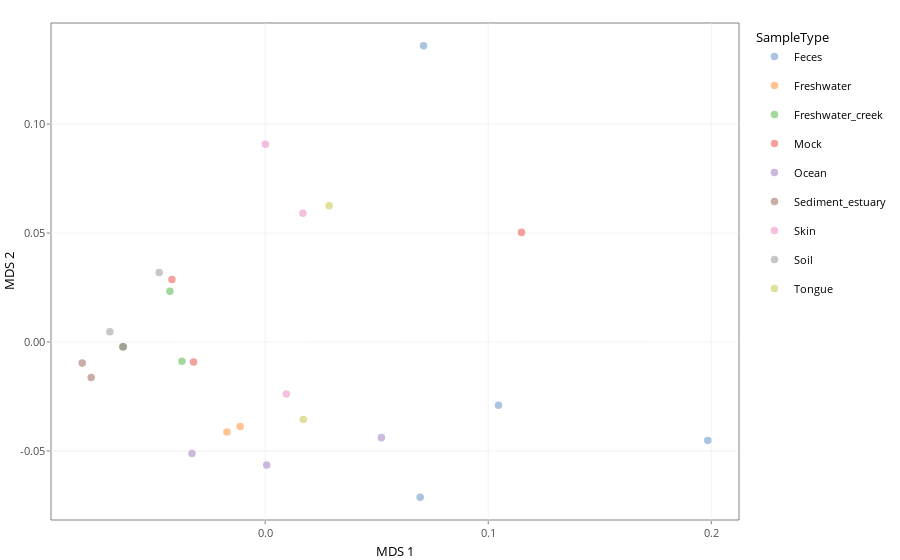

The notebook cell this image was saved under:
### Markdown cell above
## Beta Diversity

### Code cell
tse <- runMDS(
    tse,
    FUN = getDissimilarity,
    assay.type = "relabundance",
    method = "unifrac",
    tree = rowTree(tse),
    ntop = nrow(tse)
)

plotReducedDim(tse,"MDS", colour_by = "SampleType")

### Figure 1 — Plotly figure (JSON) as saved in the notebook; plotly's stock layout.template omitted (floating-point values rounded to 4 significant figures)
{"data": [{"hoverinfo": "text", "hoveron": "points", "legendgroup": "Feces", "marker": {"autocolorscale": false, "color": "rgba(114,158,206,1)", "line": {"color": "rgba(114,158,206,1)", "width": 1.89}, "opacity": 0.6, "size": 5.669, "symbol": "circle"}, "mode": "markers", "name": "Feces", "showlegend": true, "text": ["X:  7.095786e-02<br />Y:  0.136049123<br />colour_by: Feces", "X:  1.045897e-01<br />Y: -0.029019098<br />colour_by: Feces", "X:  6.945244e-02<br />Y: -0.071317456<br />colour_by: Feces", "X:  1.983755e-01<br />Y: -0.045190196<br />colour_by: Feces"], "type": "scatter", "x": [0.071, 0.1046, 0.0695, 0.1984], "xaxis": "x", "y": [0.136, -0.029, -0.0713, -0.0452], "yaxis": "y"}, {"hoverinfo": "text", "hoveron": "points", "legendgroup": "Freshwater", "marker": {"autocolorscale": false, "color": "rgba(255,158,74,1)", "line": {"color": "rgba(255,158,74,1)", "width": 1.89}, "opacity": 0.6, "size": 5.669, "symbol": "circle"}, "mode": "markers", "name": "Freshwater", "showlegend": true, "text": ["X: -1.118568e-02<br />Y: -0.038846048<br />colour_by: Freshwater", "X: -1.709685e-02<br />Y: -0.041288512<br />colour_by: Freshwater"], "type": "scatter", "x": [-0.0112, -0.0171], "xaxis": "x", "y": [-0.0388, -0.0413], "yaxis": "y"}, {"hoverinfo": "text", "hoveron": "points", "legendgroup": "Freshwater_creek", "marker": {"autocolorscale": false, "color": "rgba(103,191,92,1)", "line": {"color": "rgba(103,191,92,1)", "width": 1.89}, "opacity": 0.6, "size": 5.669, "symbol": "circle"}, "mode": "markers", "name": "Freshwater_creek", "showlegend": true, "text": ["X: -4.265704e-02<br />Y:  0.023343071<br />colour_by: Freshwater_creek", "X: -3.732664e-02<br />Y: -0.008762290<br />colour_by: Freshwater_creek", "X: -6.374717e-02<br />Y: -0.002160350<br />colour_by: Freshwater_creek"], "type": "scatter", "x": [-0.0427, -0.0373, -0.0637], "xaxis": "x", "y": [0.0233, -0.0088, -0.0022], "yaxis": "y"}, {"hoverinfo": "text", "hoveron": "points", "legendgroup": "Mock", "marker": {"autocolorscale": false, "color": "rgba(237,102,93,1)", "line": {"color": "rgba(237,102,93,1)", "width": 1.89}, "opacity": 0.6, "size": 5.669, "symbol": "circle"}, "mode": "markers", "name": "Mock", "showlegend": true, "text": ["X: -3.214738e-02<br />Y: -0.009236883<br />colour_by: Mock", "X: -4.181869e-02<br />Y:  0.028683682<br />colour_by: Mock", "X:  1.148841e-01<br />Y:  0.050257346<br />colour_by: Mock"], "type": "scatter", "x": [-0.0321, -0.0418, 0.1149], "xaxis": "x", "y": [-0.0092, 0.0287, 0.0503], "yaxis": "y"}, {"hoverinfo": "text", "hoveron": "points", "legendgroup": "Ocean", "marker": {"autocolorscale": false, "color": "rgba(173,139,201,1)", "line": {"color": "rgba(173,139,201,1)", "width": 1.89}, "opacity": 0.6, "size": 5.669, "symbol": "circle"}, "mode": "markers", "name": "Ocean", "showlegend": true, "text": ["X: -3.280914e-02<br />Y: -0.051179310<br />colour_by: Ocean", "X:  5.205541e-02<br />Y: -0.043923587<br />colour_by: Ocean", "X:  6.986988e-04<br />Y: -0.056514560<br />colour_by: Ocean"], "type": "scatter", "x": [-0.0328, 0.0521, 0.0007], "xaxis": "x", "y": [-0.0512, -0.0439, -0.0565], "yaxis": "y"}, {"hoverinfo": "text", "hoveron": "points", "legendgroup": "Sediment_estuary", "marker": {"autocolorscale": false, "color": "rgba(168,120,110,1)", "line": {"color": "rgba(168,120,110,1)", "width": 1.89}, "opacity": 0.6, "size": 5.669, "symbol": "circle"}, "mode": "markers", "name": "Sediment_estuary", "showlegend": true, "text": ["X: -8.195315e-02<br />Y: -0.009716212<br />colour_by: Sediment_estuary", "X: -7.800620e-02<br />Y: -0.016308922<br />colour_by: Sediment_estuary", "X: -6.374717e-02<br />Y: -0.002160350<br />colour_by: Sediment_estuary"], "type": "scatter", "x": [-0.082, -0.078, -0.0637], "xaxis": "x", "y": [-0.0097, -0.0163, -0.0022], "yaxis": "y"}, {"hoverinfo": "text", "hoveron": "points", "legendgroup": "Skin", "marker": {"autocolorscale": false, "color": "rgba(237,151,202,1)", "line": {"color": "rgba(237,151,202,1)", "width": 1.89}, "opacity": 0.6, "size": 5.669, "symbol": "circle"}, "mode": "markers", "name": "Skin", "showlegend": true, "text": ["X:  1.688560e-02<br />Y:  0.059093487<br />colour_by: Skin", "X:  9.459608e-03<br />Y: -0.023937689<br />colour_by: Skin", "X:  7.826342e-05<br />Y:  0.090763007<br />colour_by: Skin"], "type": "scatter", "x": [0.0169, 0.0095, 0.0001], "xaxis": "x", "y": [0.0591, -0.0239, 0.0908], "yaxis": "y"}, {"hoverinfo": "text", "hoveron": "points", "legendgroup": "Soil", "marker": {"autocolorscale": false, "color": "rgba(162,162,162,1)", "line": {"color": "rgba(162,162,162,1)", "width": 1.89}, "opacity": 0.6, "size": 5.669, "symbol": "circle"}, "mode": "markers", "name": "Soil", "showlegend": true, "text": ["X: -6.374717e-02<br />Y: -0.002160350<br />colour_by: Soil", "X: -6.956398e-02<br />Y:  0.004718436<br />colour_by: Soil", "X: -4.745289e-02<br />Y:  0.031937933<br />colour_by: Soil"], "type": "scatter", "x": [-0.0637, -0.0696, -0.0475], "xaxis": "x", "y": [-0.0022, 0.0047, 0.0319], "yaxis": "y"}, {"hoverinfo": "text", "hoveron": "points", "legendgroup": "Tongue", "marker": {"autocolorscale": false, "color": "rgba(205,204,93,1)", "line": {"color": "rgba(205,204,93,1)", "width": 1.89}, "opacity": 0.6, "size": 5.669, "symbol": "circle"}, "mode": "markers", "name": "Tongue", "showlegend": true, "text": ["X:  1.708967e-02<br />Y: -0.035599518<br />colour_by: Tongue", "X:  2.873225e-02<br />Y:  0.062475245<br />colour_by: Tongue"], "type": "scatter", "x": [0.0171, 0.0287], "xaxis": "x", "y": [-0.0356, 0.0625], "yaxis": "y"}], "layout": {"barmode": "relative", "font": {"color": "rgba(0,0,0,1)", "family": "", "size": 13.28}, "hovermode": "closest", "legend": {"bgcolor": "rgba(255,255,255,1)", "bordercolor": "transparent", "borderwidth": 1.718, "font": {"color": "rgba(0,0,0,1)", "family": "", "size": 10.63}, "title": {"font": {"color": "rgba(0,0,0,1)", "family": "", "size": 13.28}, "text": "SampleType"}}, "margin": {"b": 33.87, "l": 49.81, "r": 6.642, "t": 22.64}, "paper_bgcolor": "rgba(255,255,255,1)", "plot_bgcolor": "rgba(255,255,255,1)", "shapes": [{"fillcolor": "transparent", "layer": "below", "line": {"color": "rgba(51,51,51,1)", "linetype": "solid", "width": 0.6038}, "type": "rect", "x0": 0, "x1": 1, "xref": "paper", "y0": 0, "y1": 1, "yref": "paper"}], "showlegend": true, "xaxis": {"anchor": "y", "automargin": true, "autorange": false, "categoryarray": ["0.0", "0.1", "0.2"], "categoryorder": "array", "domain": [0, 1], "gridcolor": "rgba(235,235,235,1)", "gridwidth": 0.6038, "hoverformat": ".2f", "linecolor": {}, "linewidth": 0, "nticks": {}, "range": [-0.096, 0.2124], "showgrid": true, "showline": false, "showticklabels": true, "tickangle": 0, "tickcolor": "rgba(51,51,51,1)", "tickfont": {"color": "rgba(77,77,77,1)", "family": "", "size": 10.63}, "ticklen": 3.321, "tickmode": "array", "ticks": "outside", "ticktext": ["0.0", "0.1", "0.2"], "tickvals": [0, 0.1, 0.2], "tickwidth": 0.6038, "title": {"font": {"color": "rgba(0,0,0,1)", "family": "", "size": 13.28}, "text": "MDS 1"}, "type": "linear", "zeroline": false}, "yaxis": {"anchor": "x", "automargin": true, "autorange": false, "categoryarray": ["-0.05", "0.00", "0.05", "0.10"], "categoryorder": "array", "domain": [0, 1], "gridcolor": "rgba(235,235,235,1)", "gridwidth": 0.6038, "hoverformat": ".2f", "linecolor": {}, "linewidth": 0, "nticks": {}, "range": [-0.0817, 0.1464], "showgrid": true, "showline": false, "showticklabels": true, "tickangle": 0, "tickcolor": "rgba(51,51,51,1)", "tickfont": {"color": "rgba(77,77,77,1)", "family": "", "size": 10.63}, "ticklen": 3.321, "tickmode": "array", "ticks": "outside", "ticktext": ["-0.05", "0.00", "0.05", "0.10"], "tickvals": [-0.05, 0, 0.05, 0.1], "tickwidth": 0.6038, "title": {"font": {"color": "rgba(0,0,0,1)", "family": "", "size": 13.28}, "text": "MDS 2"}, "type": "linear", "zeroline": false}}}
